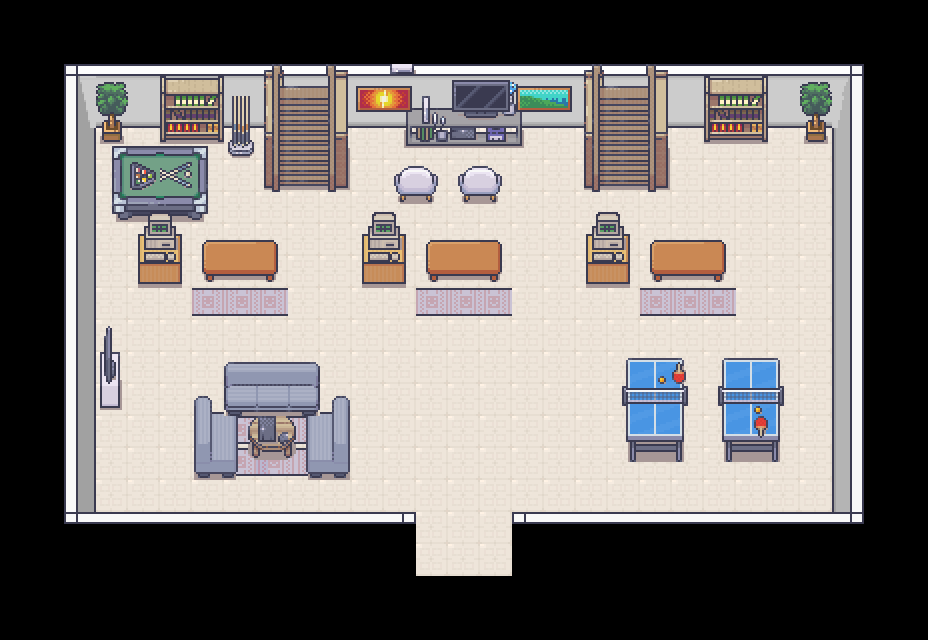

Below is a game level as drawn by its tile map, then a one-line description and the .tmx that defines it (tile-layer data replaced by summaries):
An orthogonal 29x20 tile map with 32x32 px tiles, 6 tile layers (Piso, Tapetes, Paredes, Moveis, ...), 4 tilesets and 28 objects (3x sofa, 3x pc_mesa, 2x mesa_tenis, 2x escada, 2x estante, ...).

<map version="1.10" tiledversion="1.10.2" orientation="orthogonal" renderorder="right-down" width="29" height="20" tilewidth="32" tileheight="32" infinite="0" nextlayerid="9" nextobjectid="39">
 <tileset firstgid="1" source="tileset_paredes.tsx" />
 <tileset firstgid="8285" source="tileset_generic.tsx" />
 <tileset firstgid="9533" source="tileset_estoque.tsx" />
 <tileset firstgid="10333" source="tileset_biblioteca.tsx" />
 <layer id="1" name="Piso" width="29" height="20" locked="1">
  <data>[580 cells, 356 non-empty, 1 distinct tile ids]</data>
 </layer>
 <layer id="2" name="Tapetes" width="29" height="20">
  <data>[580 cells, 19 non-empty, 10 distinct tile ids]</data>
 </layer>
 <objectgroup id="8" name="Personagens">
  <object id="33" name="player_spawn" x="462" y="494">
   <point />
  </object>
  <object id="34" name="npc_c" x="687.773" y="223.705">
   <point />
  </object>
  <object id="35" name="npc_b" x="464.205" y="224.466">
   <point />
  </object>
  <object id="36" name="npc_a" x="240.364" y="224.523">
   <point />
  </object>
 </objectgroup>
 <layer id="3" name="Paredes" width="29" height="20">
  <data>[580 cells, 96 non-empty, 12 distinct tile ids]</data>
 </layer>
 <layer id="4" name="Moveis" width="29" height="20">
  <data>[580 cells, 127 non-empty, 81 distinct tile ids]</data>
 </layer>
 <layer id="5" name="Acima Moveis" width="29" height="20">
  <data>[580 cells, 84 non-empty, 60 distinct tile ids]</data>
 </layer>
 <objectgroup id="7" name="ObjetosColisores" opacity="0.5">
  <object id="2" name="mesa_tenis" x="723.023" y="359.045" width="56.3636" height="102.727" />
  <object id="3" name="mesa_stand_c" x="649.5" y="240.25" width="76" height="41.75" />
  <object id="4" name="mesa_stand_b" x="426.25" y="240.25" width="75.25" height="40" />
  <object id="5" name="mesa_stand_a" x="201.75" y="240.25" width="76.5" height="41.25" />
  <object id="6" name="mesa_tenis" x="626" y="358" width="59" height="106.667" />
  <object id="7" name="escada" x="585.333" y="70.6667" width="83.6667" height="121.333" />
  <object id="8" name="escada" x="265" y="71.6667" width="83.3333" height="119.333" />
  <object id="9" name="tacos" x="231.667" y="141.333" width="21" height="12.6667" />
  <object id="10" name="estante" x="162" y="78.6667" width="60.3333" height="60.3333" />
  <object id="11" name="planta" x="103.5" y="120.5" width="19.5" height="19.75" />
  <object id="12" name="mesa" x="114" y="157.75" width="91.25" height="54" />
  <object id="13" name="mesa_televisao" x="100.75" y="381.25" width="19.75" height="25" />
  <object id="14" name="sofa" x="194.75" y="415" width="40.5" height="58.75" />
  <object id="15" name="sofa" x="227" y="386.75" width="92" height="23.25" />
  <object id="16" name="sofa" x="307.75" y="416" width="40.5" height="59" />
  <object id="17" name="mesinha" x="251" y="421.5" width="42.25" height="32.75" />
  <object id="18" name="estante" x="705" y="80.5" width="60" height="57.5" />
  <object id="19" name="planta" x="808.5" y="121.5" width="16.5" height="19" />
  <object id="20" name="cadeira" x="394" y="175" width="43.5" height="23" />
  <object id="21" name="cadeira" x="457.5" y="173.5" width="46.5" height="25" />
  <object id="22" name="mesa_sala" x="406" y="110.5" width="114.5" height="34.5" />
  <object id="23" name="pc_mesa" x="139.091" y="256.364" width="42.1818" height="28.1818" />
  <object id="24" name="pc_mesa" x="586.364" y="255.818" width="43.2727" height="27.8182" />
  <object id="25" name="pc_mesa" x="362" y="254.932" width="43.4545" height="26.9091" />
 </objectgroup>
 <layer id="6" name="BlocosColisores" width="29" height="20" opacity="0" offsetx="138" offsety="100">
  <properties>
   <property name="solid" type="bool" value="true" />
  </properties>
  <data>[580 cells, 75 non-empty, 2 distinct tile ids]</data>
 </layer>
</map>
